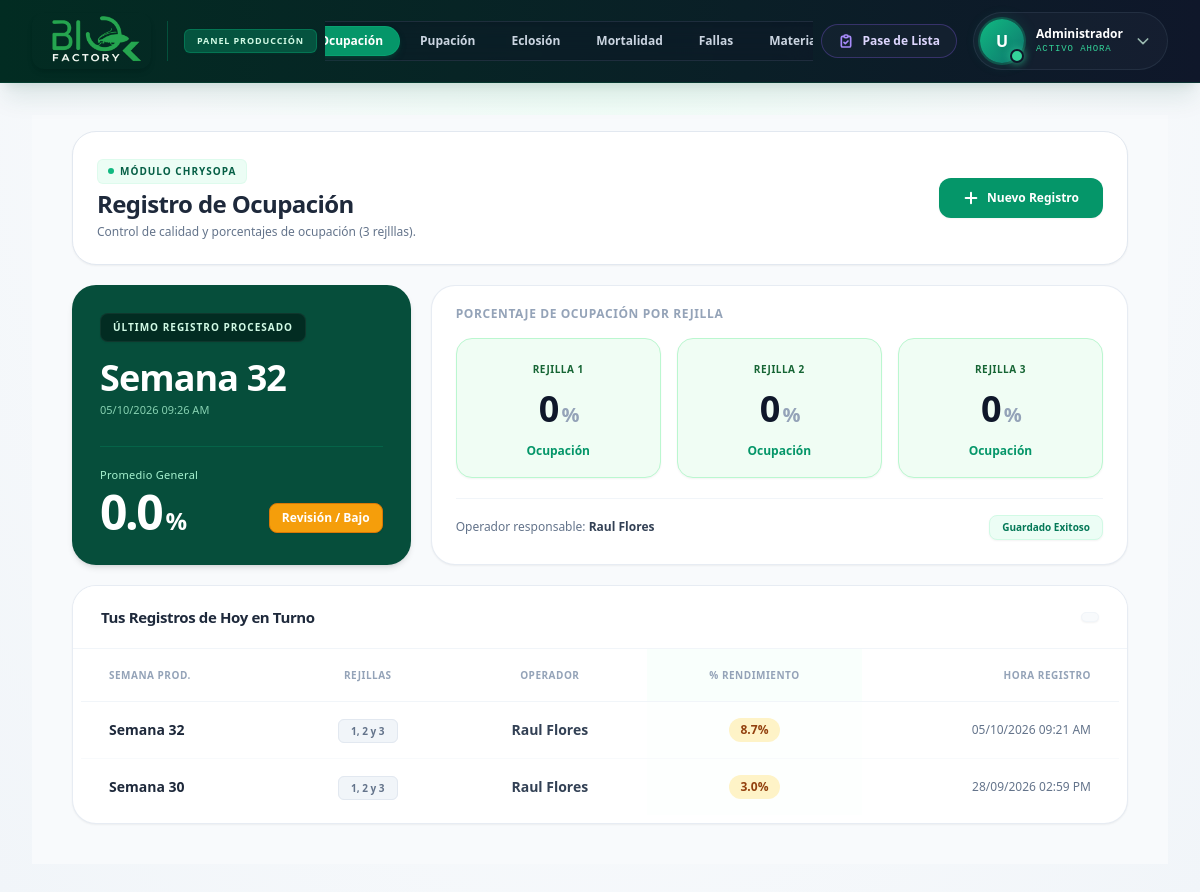
/piso/chrysopa/ocupacion, run on the app's committed database.
### tables this page shows
CREATE TABLE PROD_DETALLE_CHRYSOPA (
    id_detallechr INTEGER PRIMARY KEY AUTOINCREMENT,
    id_lote INTEGER,
    semana INTEGER,
    id_operador INTEGER,
    fecha_registro DATETIME
);

CREATE TABLE USUARIOS (
    id_usuario INTEGER PRIMARY KEY AUTOINCREMENT,
    id_area INTEGER,
    nombre_usuario VARCHAR(150) NOT NULL,
    puesto VARCHAR(100),
    nip_firma VARCHAR(50)
, estatus TEXT DEFAULT 'Activo');

### routes/prod_chrysopa.py (the view)
@prod_chrysopa_bp.route('/ocupacion')
def ocupacion():
    try:
        conn = get_db_connection()
        cursor = conn.cursor()
        cursor.execute("""
            SELECT P.id_detallechr, P.id_lote, P.semana, P.fecha_registro, U.nombre_usuario
            FROM PROD_DETALLE_CHRYSOPA P
            JOIN USUARIOS U ON P.id_operador = U.id_usuario
            ORDER BY P.id_detallechr DESC LIMIT 1
        """)
        ultimo_lote = cursor.fetchone()
        resumen_ultimo = None
        if ultimo_lote:
            id_cabecera = ultimo_lote['id_detallechr']
            cursor.execute("SELECT numero_orificio, cantidad FROM OCUPACION WHERE id_detallechr = ?", (id_cabecera,))
            orificios = cursor.fetchall()
            r1 = sum(1 for o in orificios if 1 <= o['numero_orificio'] <= 100 and o['cantidad'] > 0)
            r2 = sum(1 for o in orificios if 101 <= o['numero_orificio'] <= 200 and o['cantidad'] > 0)
            r3 = sum(1 for o in orificios if 201 <= o['numero_orificio'] <= 300 and o['cantidad'] > 0)
            promedio = round((r1 + r2 + r3) / 3, 1)
            try:
                f_bonita = datetime.strptime(ultimo_lote['fecha_registro'], '%Y-%m-%d %H:%M:%S').strftime('%d/%m/%Y %I:%M %p')
            except:
                f_bonita = ultimo_lote['fecha_registro']
            resumen_ultimo = {
                'lote': ultimo_lote['id_lote'], 'semana': ultimo_lote['semana'],
                'fecha': f_bonita,
                'operador': ultimo_lote['nombre_usuario'], 'r1': r1, 'r2': r2, 'r3': r3,
                'promedio': promedio, 'estatus': "Aceptado" if promedio >= 90.0 else "Revisión / Bajo"
            }
        cursor.execute("""
            SELECT P.id_detallechr, P.semana, P.fecha_registro, U.nombre_usuario
            FROM PROD_DETALLE_CHRYSOPA P
            JOIN USUARIOS U ON P.id_operador = U.id_usuario
            ORDER BY P.id_detallechr DESC LIMIT 10
        """)
        historial = []
        for fila in cursor.fetchall():
            cursor.execute("SELECT numero_orificio, cantidad FROM OCUPACION WHERE id_detallechr = ?", (fila['id_detallechr'],))
            orifs = cursor.fetchall()
            if orifs:
                h1 = sum(1 for o in orifs if 1 <= o['numero_orificio'] <= 100 and o['cantidad'] > 0)
                h2 = sum(1 for o in orifs if 101 <= o['numero_orificio'] <= 200 and o['cantidad'] > 0)
                h3 = sum(1 for o in orifs if 201 <= o['numero_orificio'] <= 300 and o['cantidad'] > 0)
                try:
                    f_bonita = datetime.strptime(fila['fecha_registro'], '%Y-%m-%d %H:%M:%S').strftime('%d/%m/%Y %I:%M %p')
                except:
                    f_bonita = fila['fecha_registro']
                historial.append({
                    'semana': fila['semana'], 'operador': fila['nombre_usuario'],
                    'fecha': f_bonita,
                    'porcentaje': round((h1 + h2 + h3) / 3, 1)
                })
        conn.close()
    except Exception as e:
        resumen_ultimo = None; historial = []
    return render_template('produccion/chrysopa/ocupacion.html', ultimo=resumen_ultimo, historial=historial)

### routes/prod_chrysopa.py (called while the page is built)
def get_db_connection():
    conn = sqlite3.connect('Bd_SIO-AGRO.db', isolation_level=None)
    conn.row_factory = sqlite3.Row
    return conn

### templates/produccion/chrysopa/ocupacion.html (shortened to what this page needs)
{% extends "produccion/base_produc.html" %}
{% block navbar_menu %}
<div class="flex items-center gap-1 p-1 bg-slate-900/40 rounded-full border border-slate-700/50 backdrop-blur-md shadow-inner">
    <a href="{{ url_for('prod_chrysopa.ocupacion') }}" class="px-3 sm:px-4 py-1.5 rounded-full text-[11px] sm:text-xs font-bold text-white bg-emerald-600 shadow-md shadow-emerald-900/50 border border-emerald-500/35 transition-all cursor-default whitespace-nowrap">Ocupación</a>
    <a href="{{ url_for('prod_chrysopa.pupacion') }}" class="px-3 sm:px-4 py-1.5 rounded-full text-[11px] sm:text-xs font-bold text-slate-300 hover:text-white hover:bg-slate-700/50 transition-all whitespace-nowrap">Pupación</a>
    <a href="{{ url_for('prod_chrysopa.eclosion') }}" class="px-3 sm:px-4 py-1.5 rounded-full text-[11px] sm:text-xs font-bold text-slate-300 hover:text-white hover:bg-slate-700/50 transition-all whitespace-nowrap">Eclosión</a>
    <a href="{{ url_for('prod_chrysopa.mortalidad') }}" class="px-3 sm:px-4 py-1.5 rounded-full text-[11px] sm:text-xs font-bold text-slate-300 hover:text-white hover:bg-slate-700/50 transition-all whitespace-nowrap">Mortalidad</a>
    <a href="{{ url_for('prod_chrysopa.fallas') }}" class="px-3 sm:px-4 py-1.5 rounded-full text-[11px] sm:text-xs font-bold text-slate-300 hover:text-white hover:bg-slate-700/50 transition-all whitespace-nowrap">Fallas</a>
    <a href="{{ url_for('prod_chrysopa.materiales') }}" class="px-3 sm:px-4 py-1.5 rounded-full text-[11px] sm:text-xs font-bold text-slate-300 hover:text-white hover:bg-slate-700/50 transition-all whitespace-nowrap">Material</a>
</div>
{% endblock %}
{% block content %}
    <main class="flex-1 overflow-y-auto px-6 pt-4 pb-10 lg:px-10 bg-slate-50">
        <div class="max-w-[1200px] mx-auto space-y-5">
            <div class="bg-white border border-slate-200 p-5 md:p-6 rounded-3xl shadow-sm flex flex-col md:flex-row justify-between items-start md:items-center gap-4">
                <div>
                    <div class="inline-flex items-center gap-1.5 px-2.5 py-1 rounded-md bg-emerald-50 text-emerald-800 text-[10px] font-bold tracking-widest uppercase mb-1 border border-emerald-100/50">
                        <div class="w-1.5 h-1.5 rounded-full bg-emerald-500"></div>
                        Módulo Chrysopa
                    </div>
                    <h1 class="text-2xl font-black text-slate-800 tracking-tight mb-1">Registro de Ocupación</h1>
                    <p class="text-xs text-slate-500 font-medium">Control de calidad y porcentajes de ocupación (3 rejlllas).</p>
                </div>
                <button onclick="abrirConfiguracionLote()" class="bg-[#059669] hover:bg-[#047857] text-white text-xs font-bold py-3 px-6 rounded-xl transition-colors flex items-center gap-2 shadow-sm whitespace-nowrap">
                    <svg class="w-4 h-4 font-bold" fill="none" stroke="currentColor" viewBox="0 0 24 24"><path stroke-linecap="round" stroke-linejoin="round" stroke-width="3" d="M12 4v16m8-8H4"></path></svg>
                    Nuevo Registro
                </button>
            </div>
            {% if ultimo %}
            <div class="grid grid-cols-1 lg:grid-cols-12 gap-5">
                <div class="lg:col-span-4 bg-[#064e3b] text-white p-7 rounded-3xl shadow-md flex flex-col justify-between relative overflow-hidden">
                    <div class="relative z-10">
                        <span class="inline-block text-[10px] font-bold tracking-widest uppercase text-emerald-100 bg-[#022c22] px-3 py-1.5 rounded-lg mb-4 shadow-sm border border-white/5">Último Registro Procesado</span>
                        <h2 class="text-4xl font-black tracking-tight mb-1">Semana {{ ultimo.semana }}</h2>
                        <div class="flex items-center gap-3 mt-1 relative z-10">
                            <p class="text-[11px] text-emerald-200/80 font-medium">{{ ultimo.fecha }}</p>
                        </div>
                    </div>
                    <div class="mt-6 border-t border-emerald-700/50 pt-5 flex items-end justify-between relative z-10">
                        <div>
                            <p class="text-[11px] text-emerald-200 font-medium mb-1 tracking-wide">Promedio General</p>
                            <p class="text-5xl font-black text-white leading-none tracking-tighter">{{ ultimo.promedio }}<span class="text-2xl ml-1">%</span></p>
                        </div>
                        <span class="px-3 py-1.5 rounded-lg text-xs font-bold text-white shadow-sm mb-1 {% if ultimo.promedio >= 90.0 %}bg-emerald-500 border border-emerald-400{% else %}bg-[#f59e0b] border border-[#d97706]{% endif %}">
                            {{ ultimo.estatus }}
                        </span>
                    </div>
                </div>
                <div class="lg:col-span-8 bg-white border border-slate-200/80 p-6 pt-5 rounded-3xl shadow-sm flex flex-col justify-between">
                    <div>
                        <h3 class="text-xs font-bold uppercase tracking-wider text-slate-400 mb-4">Porcentaje de Ocupación por Rejilla</h3>
                        <div class="grid grid-cols-3 gap-4">
                            <div class="bg-[#f0fdf4] border border-[#bbf7d0] p-4 rounded-2xl text-center shadow-sm">
                                <span class="text-[10px] font-black uppercase tracking-wider text-[#166534]">Rejilla 1</span>
                                <p class="text-4xl font-black text-slate-900 leading-none mt-3 mb-2 tracking-tighter">{{ ultimo.r1 }}<span class="text-xl text-slate-400 ml-1">%</span></p>
                                <span class="text-xs font-bold text-[#059669]">Ocupación</span>
                            </div>
                            <div class="bg-[#f0fdf4] border border-[#bbf7d0] p-4 rounded-2xl text-center shadow-sm">
                                <span class="text-[10px] font-black uppercase tracking-wider text-[#166534]">Rejilla 2</span>
                                <p class="text-4xl font-black text-slate-900 leading-none mt-3 mb-2 tracking-tighter">{{ ultimo.r2 }}<span class="text-xl text-slate-400 ml-1">%</span></p>
                                <span class="text-xs font-bold text-[#059669]">Ocupación</span>
                            </div>
                            <div class="bg-[#f0fdf4] border border-[#bbf7d0] p-4 rounded-2xl text-center shadow-sm">
                                <span class="text-[10px] font-black uppercase tracking-wider text-[#166534]">Rejilla 3</span>
                                <p class="text-4xl font-black text-slate-900 leading-none mt-3 mb-2 tracking-tighter">{{ ultimo.r3 }}<span class="text-xl text-slate-400 ml-1">%</span></p>
                                <span class="text-xs font-bold text-[#059669]">Ocupación</span>
                            </div>
                        </div>
                    </div>
                    <div class="mt-5 pt-4 border-t border-slate-100 flex justify-between items-center">
                        <span class="text-xs text-slate-500 font-medium">Operador responsable: <strong class="text-slate-700">{{ ultimo.operador }}</strong></span>
                        <span class="text-[10px] font-bold text-emerald-700 bg-emerald-50 px-3 py-1 rounded-lg border border-emerald-100 shadow-sm">Guardado Exitoso</span>
                    </div>
                </div>
            </div>
            {% else %}
            <div class="bg-white p-8 text-center rounded-3xl border border-slate-200">
                <p class="text-slate-500 font-bold">Aún no hay registros de ocupación.</p>
            </div>
            {% endif %}
            <div class="bg-white rounded-3xl shadow-sm border border-slate-200/80 overflow-hidden mt-6">
                <div class="bg-white px-7 py-5 border-b border-slate-100 flex justify-between items-center">
                    <h2 class="text-[15px] font-bold text-slate-800 tracking-tight">Tus Registros de Hoy en Turno</h2>
                    <span class="text-[10px] text-slate-400 font-mono bg-slate-50 border border-slate-100 px-2 py-1 rounded-md shadow-sm"></span>
                </div>
                <div class="overflow-x-auto table-container px-2 pb-2">
                    <table class="min-w-full text-sm">
                        <thead class="bg-white sticky top-0 z-10">
                            <tr>
                                <th class="px-7 py-4 text-left font-extrabold text-slate-400 uppercase tracking-wider text-[10px] border-b border-slate-100">Semana Prod.</th>
                                <th class="px-7 py-4 text-center font-extrabold text-slate-400 uppercase tracking-wider text-[10px] border-b border-slate-100">Rejillas</th>
                                <th class="px-7 py-4 text-center font-extrabold text-slate-400 uppercase tracking-wider text-[10px] border-b border-slate-100">Operador</th>
                                <th class="px-7 py-4 text-center font-extrabold text-slate-400 uppercase tracking-wider text-[10px] border-b border-slate-100 bg-emerald-50/30">% Rendimiento</th>
                                <th class="px-7 py-4 text-right font-extrabold text-slate-400 uppercase tracking-wider text-[10px] border-b border-slate-100">Hora Registro</th>
                            </tr>
                        </thead>
                        <tbody class="divide-y divide-slate-50 bg-white">
                            {% for reg in historial %}
                            <tr class="hover:bg-slate-50 transition-colors">
                                <td class="px-7 py-4 font-bold text-slate-800">Semana {{ reg.semana }}</td>
                                <td class="px-7 py-4 text-center"><span class="px-3 py-1 bg-slate-100 rounded-md text-[10px] font-bold text-slate-500 border border-slate-200">1, 2 y 3</span></td>
                                <td class="px-7 py-4 text-center text-slate-700 font-medium">
                                    <span class="text-sm font-semibold text-slate-700">{{ reg.operador }}</span>
                                </td>
                                <td class="px-7 py-4 text-center bg-emerald-50/10">
                                    <span class="inline-flex items-center px-3 py-1 rounded-full text-xs font-black {% if reg.porcentaje >= 90.0 %}bg-[#dcfce7] text-[#166534]{% else %}bg-[#fef3c7] text-[#92400e]{% endif %}">
                                        {{ reg.porcentaje }}%
                                    </span>
                                </td>
                                <td class="px-7 py-4 text-right text-slate-500 font-medium text-xs">{{ reg.fecha }}</td>
                            </tr>
                            {% else %}
                            <tr>
                                <td colspan="5" class="px-7 py-8 text-center text-slate-500 font-medium">No se han registrado datos en este turno.</td>
                            </tr>
                            {% endfor %}
                        </tbody>
                    </table>
                </div>
            </div>
        </div>
    </main>
{% endblock %}

### data on the page
PROD_DETALLE_CHRYSOPA: semana "32"
USUARIOS: operador "Raul Flores"
PROD_DETALLE_CHRYSOPA: semana "32", operador "Raul Flores", porcentaje "8.7", fecha "05/10/2026 09:21 AM"
PROD_DETALLE_CHRYSOPA: semana "30", operador "Raul Flores", porcentaje "3.0", fecha "28/09/2026 02:59 PM"

### other printed values
{{ session.get('nombre', 'U')[0]|upper if session.get('nombre') else 'U' }} "U"
{{ session.get('nombre', 'Administrador') }} "Administrador"
{{ ultimo.fecha }} "05/10/2026 09:26 AM"
{{ ultimo.promedio }} "0.0"
{{ ultimo.estatus }} "Revisión / Bajo"
{{ ultimo.r1 }} "0"
{{ ultimo.r2 }} "0"
{{ ultimo.r3 }} "0"
